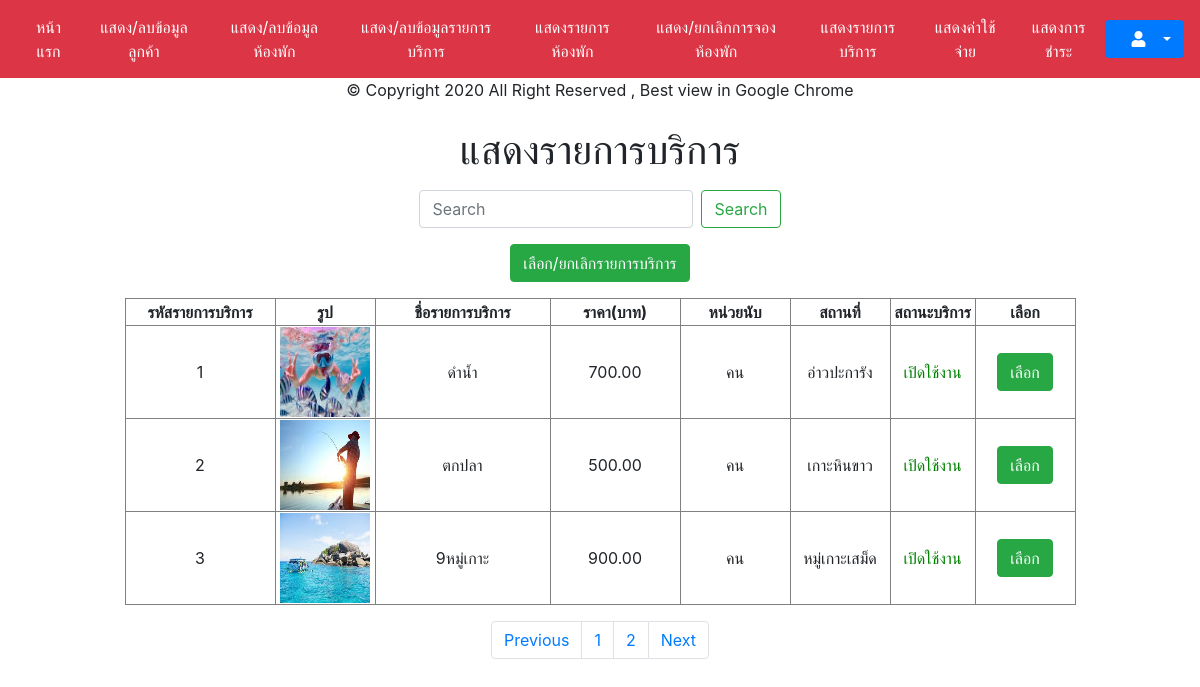
The app's page /input-output/backend/emp/choose_service.php with its own data.
### tables this page shows
CREATE TABLE `servicelist` (
  `svlist_id` int(5) NOT NULL,
  `svlist_name` varchar(50) DEFAULT NULL,
  `svlist_price` int(6) DEFAULT NULL,
  `svlist_unit` varchar(30) DEFAULT NULL,
  `svlist_picture` varchar(255) DEFAULT NULL,
  `svlist_place` varchar(30) DEFAULT NULL,
  `svlist_statsv` int(1) DEFAULT NULL
);

### input-output/backend/emp/choose_service.php (the view, shortened to what this page needs)
<?php require'header.php';require'../../../public/switch.php';?>
<h1 align="center">แสดงรายการบริการ</h1><p></p>
<form class="form-inline justify-content-center">
<input class="form-control mr-2" type="search" placeholder="Search" aria-label="Search" id="search_text">
<button class="btn btn-outline-success" type="submit">Search</button></form><p></p>
<div align="center">
	<a class="btn btn-success" href="cart_servicecost.php">เลือก/ยกเลิกรายการบริการ</a><p></p>
<table align="center" border="1" style="text-align:center;">
	<thead>
		<tr>
			<th width="150">รหัสรายการบริการ</th>
			<th width="100">รูป</th>
			<th width="175">ชื่อรายการบริการ</th>
			<th width="130">ราคา(บาท)</th>
			<th width="110">หน่วยนับ</th>
			<th width="100">สถานที่</th>
			<th width="85">สถานะบริการ</th>
			<th width="100">เลือก</th>
		</tr>
	</thead>
	<tbody>
		<?php
			$sql="SELECT * FROM servicelist";
			$result=$db->query($sql);
$numrows = $result->num_rows;
$Per_Page = 3;
$Page = $_GET["page"];
if(!$_GET["page"])
{$Page=1;}
$Prev_Page = $Page-1;
$Next_Page = $Page+1;
$Page_Start = (($Per_Page*$Page)-$Per_Page);
if($numrows<=$Per_Page)
{$Num_Pages =1;}
else if(($numrows % $Per_Page)==0)
{$Num_Pages =($numrows/$Per_Page) ;}
else
{$Num_Pages =($numrows/$Per_Page)+1;
$Num_Pages = (int)$Num_Pages;}
$sql .=" ORDER BY svlist_id ASC LIMIT $Page_Start , $Per_Page";
$result = $db->query($sql);
			while ($row=$result->fetch_assoc()){?>
		<tr>
			<td><?=$row['svlist_id']?></td>
			<td><img src="../../../img/service/<?=$row['svlist_picture']?>" width="90" height="90"/></td>
			<td><?=$row['svlist_name']?></td>
			<td><?=number_format($row['svlist_price'],2)?></td>
			<td><?=$row['svlist_unit']?></td>
			<td><?=$row['svlist_place']?></td>
			<td><?=status_service($row['svlist_statsv'])?></td>
			<td><a class="btn btn-success" href="cart_servicecost.php?svlist_id=<?=$row['svlist_id']?>">เลือก</a></td>
		</tr>
		<?php }$result->free();$db->close();?>
	</tbody>
</table>
<nav aria-label="Page navigation example">
  <ul class="pagination justify-content-center">
<?php if($Prev_Page==0)$Prev_Page++;?>
    <li class="page-item"><a class="page-link" href="choose_service.php?page=<?=$Prev_Page;?>">Previous</a></li>
<?php for($i=1; $i<=$Num_Pages; $i++) {?>
<li class="page-item"><a class="page-link" href="choose_service.php?page=<?=$i;?>"><?=$i; ?></a></li>
<?php } ?>
    <li class="page-item"><a class="page-link" href="choose_service.php?page=<?=$Next_Page;?>">Next</a></li>
  </ul>
</body>
</html>

### public/switch.php (shortened to what this page needs)
<?php
function status_service($type1){switch ($type1) {
case 1:return "<span style='color:green;'>เปิดใช้งาน</span>";break;
default:return "ไม่พบประเภท";break;}}
?>

### records on screen
servicelist: svlist_id "1", svlist_picture (picture), svlist_name "ดำน้ำ", svlist_price "700.00", svlist_unit "คน", svlist_place "อ่าวปะการัง", svlist_statsv "เปิดใช้งาน"
servicelist: svlist_id "2", svlist_picture (picture), svlist_name "ตกปลา", svlist_price "500.00", svlist_unit "คน", svlist_place "เกาะหินขาว", svlist_statsv "เปิดใช้งาน"
servicelist: svlist_id "3", svlist_picture (picture), svlist_name "9หมู่เกาะ", svlist_price "900.00", svlist_unit "คน", svlist_place "หมู่เกาะเสม็ด", svlist_statsv "เปิดใช้งาน"
